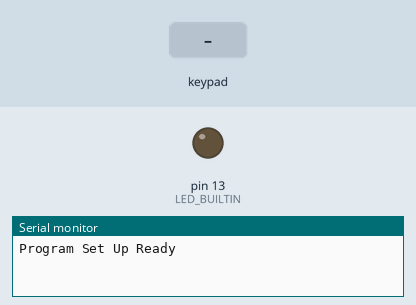
Recording of a sketch running on a simulated Arduino Uno, built with avr-gcc and run on an emulated ATmega328P. Parts: output pins drawn as LEDs (lit = HIGH), the last lines printed to the serial monitor. Dashed ring = blinking. The test bench sets the inputs (shaded band). Random numbers use the default seed unless the sketch sets one.

Above: at 1.2 s.
1.3 s: key '1' pressed
At 1.55 s:
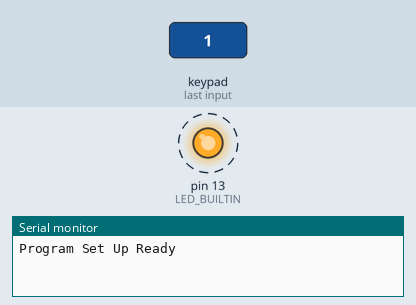
4.3 s: keypad keys 4 3 2 # pressed 0.4 s apart
At 7.8 s:
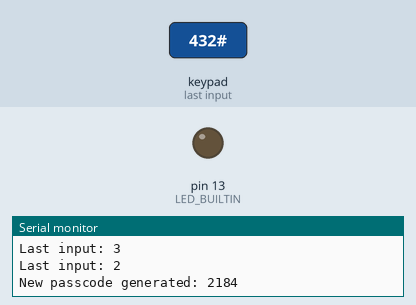
8.2 s: key '*' pressed
At 8.45 s:
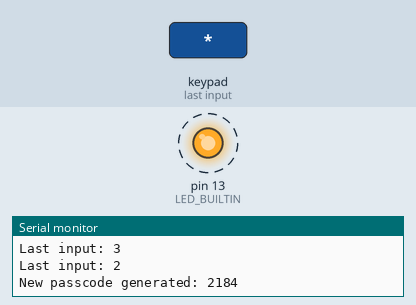
11.2 s: keypad keys 1 2 7 6 5 * pressed 0.4 s apart
At 11.45 s:
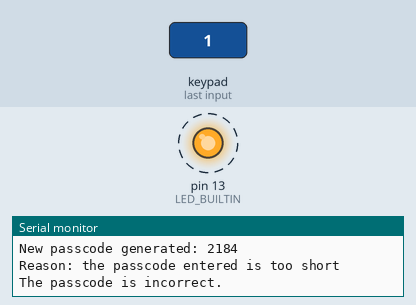
Timing chart, 0 to 16.3 s (numbered marks = the images above; inputs shaded):
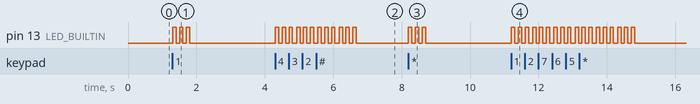

The sketch:

ECE_Honor_Lab.ino
```cpp
#include <Keypad.h>
#include <String.h>

const uint8_t ROWS = 4;
const uint8_t COLS = 3;
char keys[ROWS][COLS] = {
  { '1', '2', '3', },
  { '4', '5', '6', },
  { '7', '8', '9', },
  { '*', '0', '#' }
};


uint8_t colPins[COLS] = { 4, 3, 2 };
uint8_t rowPins[ROWS] = { 12, 7, 6, 5 };
//pin 12, not 8, is used because physically there is a gap between pin 7 and pin8
//so we connected the very left pin(R1) of the keypad to pin 12 with a jump wire.

char phoneNumber[20] = "9293916485"; //phone number to be sent to

Keypad keypad = Keypad(makeKeymap(keys), rowPins, colPins, ROWS, COLS);

/*
  To-do codes/works:
  1. Power & unpower the linear actuator
  2. Send signal to the GSM sheild

  Notes:
  Serial Outputs will be displayed in the Serial Monitor, the shortcut keys are: Ctrl + Shift + M
  Auto scroll is the first icon at the right top corner, the double arrow pointing down
*/

/*---------------------------Headers only for our project---------------------------*/

String userInput = "";
int passcode = -1;

/*

  @desc: Checking whether the last 4 digits of string 'a' matches up with an integer 'x'.
  @param: String a, int x;
  @return: bool - true or false.

*/
bool passcodeCheck(String a, int x){

  int num = x;

	if (a.length() < 4) {Serial.println("Reason: the passcode entered is too short"); return false;}

  Serial.println("Checking: ");

  /* Unknown bug: when the passcode entered is exact 4 digit, the loop will run into position at -1
  for (int i = a.length() - 1; i >= a.length() - 4; i--){
      Serial.print("i = "); Serial.print(i); Serial.print(": ");
      Serial.print(num % 10);
      Serial.print(" and ");
      Serial.print(a[i] - '0');
      Serial.println();

      if (num % 10 != (a[i] - '0')) {Serial.println("Reason: the passcode entered doesn't match up"); return false;}
      num /= 10;
  }
  */

  for (int i = 1; i <= 4; i++){

      //Serial.print("i = "); Serial.print(i); Serial.print(": ");
      //Serial.print(num % 10);
      //Serial.print(" and ");
      //Serial.print(a[a.length() - i] - '0');
      //Serial.println();

    if (num % 10 != (a[a.length() - i] - '0')) {Serial.println("Reason: the passcode entered doesn't match up"); passcode = -1; return false;}
      num /= 10;
  }

  passcode = -1;
  return true;
}

/*

  @desc: Control the LED light on the Arduino board blinking x times.
  @param: int x;
  @return - void - no return.

*/
void blinking(int x){

  for (int i = 1; i <= x ; i++){
    digitalWrite(LED_BUILTIN, HIGH);  // turn the LED on (HIGH is the voltage level)
    delay(100);
    digitalWrite(LED_BUILTIN, LOW);   // turn the LED off by making the voltage LOW
    delay(100);
  }

  return ;
}

/*
  Setting up:
  1. Start the Serial
  2. Set up the LED funtion
  3. Initialize the random number generator
*/
void setup() {
  // put your setup code here, to run once:
  Serial.begin(9600);

  pinMode(LED_BUILTIN, OUTPUT);

  randomSeed(analogRead(0)); // randomSeed() initializes the pseudo-random number generator to start at an arbitrary point in its random sequence
                             // analogRead() on an unconnected pin(0 at this project) initializes the random number generator with a fairly random input

  //srand((unsigned) time(0)); // Set up command for real random number generator (tested to be useless)

  Serial.println("Program Set Up Ready");

}


// run repeatedly:
void loop() {

  // get the digit input
  char key = keypad.getKey();

  if (key != NO_KEY){

    blinking(3);
    //Toggle bottom actived, Door locked, Generate Code, Clear the previous inputs
    if (key == '#'){

      //Clear the input string:
      userInput = "";

      //The linear actuator extend to lock the door and we unpower it to keep it extended:


      //Generate a 4 digit passcode: From 1000 to 9999
      passcode = random()  % 9000 + 1000;  // Pseudo random

      //passcode = rand() % 9000 + 1000; // not working here
      Serial.print("New passcode generated: ");
      Serial.println(passcode);

      //Send passcode to the GSM:


    }
    // '*' represents when the user want to check whether the passcode they inputed are correct
    else if (key == '*'){

      //Serial.print("Currect passcode entered: ");
      //Serial.println(userInput);

        //When the user correctly enter the code, we unlock the door:
        if (passcodeCheck(userInput, passcode) == true){

          Serial.println("The passcode is correct!");
          blinking(5);
          //unlock the door: power the linear actuator so the user can unlock it.


          //Clear the input string:
          //userInput = "";

        }
        else{
          Serial.println("The passcode is incorrect.");

        }
    }
    else {

      // blinking((int)(key) - 48);

      Serial.print("Last input: ");
      Serial.println(key);

      // Store the inputs
      userInput = userInput + String(key);

      //Serial.print("Currect passcode entered: ");
      //Serial.println(userInput);

      // if (passcodeCheck(userInput, 1234)) blinking(10); // test
    }
  }
}
```

Measured:
- after the input at 1.3 s, pin 13 (LED_BUILTIN): alternates HIGH for 0.10 s and LOW for 0.10 s, 6 changes in all, then stays LOW, starting at once
- after the input at 4.3 s, pin 13 (LED_BUILTIN): alternates HIGH for 0.10 s and LOW for 0.10 s, 24 changes in all, then stays LOW, starting at once
- after the input at 8.2 s, pin 13 (LED_BUILTIN): alternates HIGH for 0.10 s and LOW for 0.10 s, 6 changes in all, then stays LOW, starting at once
- after the input at 11.2 s, pin 13 (LED_BUILTIN): alternates HIGH for 0.10 s and LOW for 0.10 s, 36 changes in all, then stays LOW, starting at once
